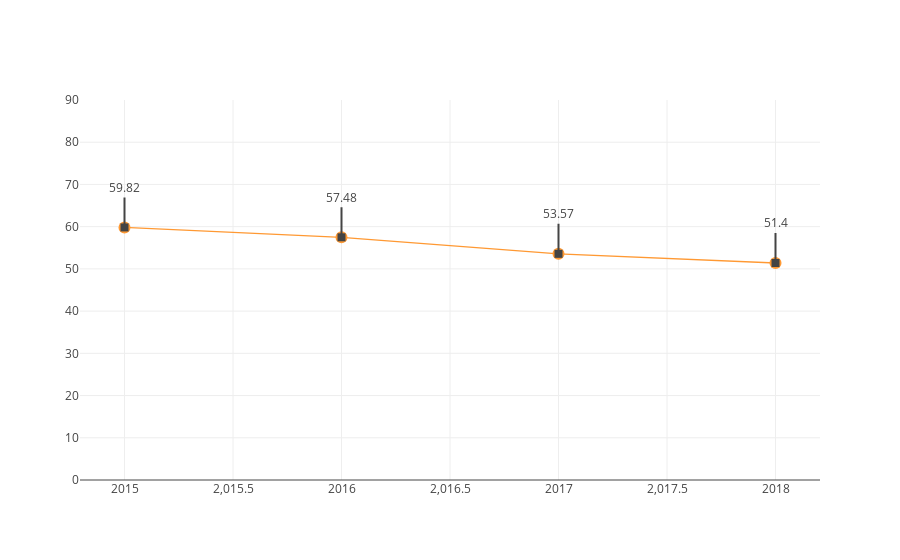

The notebook cell saved with this chart:
### Code cell
autoCensoLine('IN_INTERNET')

### Figure 1 — Plotly figure (JSON) as saved in the notebook; plotly's stock layout.template omitted (floating-point values rounded to 4 significant figures)
{"data": [{"line": {"color": "rgba(255, 153, 51, 1.0)", "dash": "solid", "shape": "linear", "width": 1.3}, "marker": {"size": 12, "symbol": "circle"}, "mode": "lines+markers", "name": "proporcao", "text": "", "type": "scatter", "uid": "0c035ee5-f32e-4cf2-acc1-e1261eeceb78", "x": [2015, 2016, 2017, 2018], "y": [59.82, 57.48, 53.57, 51.4]}], "layout": {"annotations": [{"arrowhead": 7, "ax": 0, "ay": -40, "showarrow": true, "text": "59.82", "x": 2015, "xref": "x", "y": 59.82, "yref": "y"}, {"arrowhead": 7, "ax": 0, "ay": -40, "showarrow": true, "text": "57.48", "x": 2016, "xref": "x", "y": 57.48, "yref": "y"}, {"arrowhead": 7, "ax": 0, "ay": -40, "showarrow": true, "text": "53.57", "x": 2017, "xref": "x", "y": 53.57, "yref": "y"}, {"arrowhead": 7, "ax": 0, "ay": -40, "showarrow": true, "text": "51.4", "x": 2018, "xref": "x", "y": 51.4, "yref": "y"}], "showlegend": false, "yaxis": {"range": [0, 90]}}}
